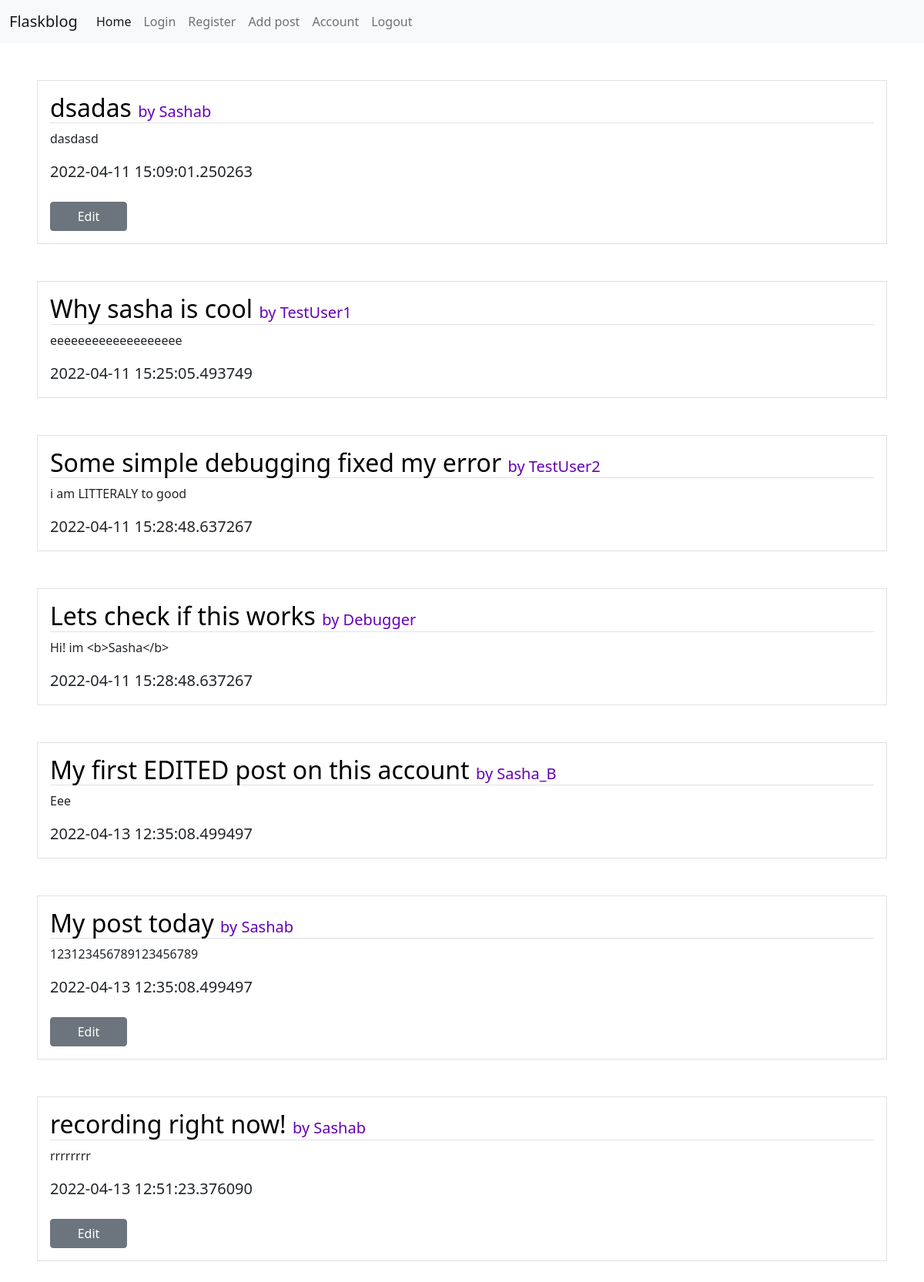
The app's page / (signed in) with its own data.
### flaskblog/models.py (models this page shows)
class Post(db.Model):
    id = db.Column(db.Integer, primary_key=True)
    title = db.Column(db.String(20), nullable=False)
    content = db.Column(db.Text, nullable=False)
    date_posted = db.Column(db.DateTime, default=datetime.utcnow())
    author_id = db.Column(db.Integer, nullable=False)

class User(db.Model):
    id = db.Column(db.Integer, primary_key=True)
    username = db.Column(db.String(20), unique=True, nullable=False)
    email = db.Column(db.String(120), unique=True, nullable=False)
    image_file = db.Column(db.String(100), default='default.jpg')
    password = db.Column(db.String(100000), nullable=False)

### flaskblog/urls.py (the view)
@app.route("/home")
@app.route("/", methods=["GET", "POST"])
def index():
    if "logged_in" in session:
        posts = Post.query.all()
        user = load_user(session["user_id"])
        lg = session["logged_in"]
        authors = []
        for post in posts:
            pa = post.author_id
            author = User.query.filter_by(id=pa).first()
            post_author = author.username
            authors.append(post_author)
        return render_template("index.html", user=user, lg=lg, posts=posts, authors=authors)
    return render_template("index.html", spm="Login to view posts!")

### flaskblog/urls.py (called while the page is built)
def load_user(id):
    user = User.query.filter_by(id=id).first()
    return user

### flaskblog/templates/index.html (shortened to what this page needs)
<!DOCTYPE html>
<html lang="en">
<head>
    <link rel="stylesheet" href="{{ url_for('static', filename='custom.css') }}">
    <link rel="stylesheet" href="{{ url_for('static', filename='index.css') }}">
    <link href="https://cdn.jsdelivr.net/npm/bootstrap@5.1.3/dist/css/bootstrap.min.css" rel="stylesheet">
</head>
<body>
    <nav class="navbar navbar-expand-lg navbar-light bg-light navbar-light">
        <div class="container-fluid">
          <a class="navbar-brand" href="#">Flaskblog</a>
          <div class="collapse navbar-collapse" id="navbarNav">
            <ul class="navbar-nav">
              <li class="nav-item">
                <a class="nav-link active" aria-current="page" href="{{ url_for('index')}}">Home</a>
              </li>
              <li class="nav-item">
                <a class="nav-link" href="{{ url_for('login') }}">Login</a>
              </li>
              <li class="nav-item">
                <a class="nav-link" href="{{ url_for('register')}}">Register</a>
              </li>
              {% if lg == "True" %}
              <li class="nav-item">
                <a class="nav-link" href="{{ url_for('addPost')}}">Add post</a>
              </li>
              <li class="nav-item">
                <a class="nav-link" href="{{ url_for('account')}}">Account</a>
              </li>
              <li class="nav-item">
                <a class="nav-link" href="/logout">Logout</a>
              </li>
              {%else%}
              <li class="nav-item">
                <a class="nav-link disabled">Add post</a>
              </li>
              {% endif %}
            </ul>
          </div>
        </div>
      </nav>
    {% for post in posts %}
    <div class="border p-3 m-5">
    <a class="text-decoration-none text-black" href="/view/{{ post.id }}">
    <h2 class="border-bottom">{{ post.title }} <a class="link-purple" href="/user/{{authors[ post.id-1 ]}} "><tiny class="link-purple">by {{authors[ post.id-1 ]}}</tiny></h2></a>
    <p>{{post.content}}</p>
    <b class="lead">{{ post.date_posted }}</b>
    {% if post.author_id == user.id %}
    <br>
    <br>
    <a href="/editPost/{{ post.id }}" style="width: 100px;" class="btn btn-secondary">Edit</a>
    {%endif%}
    </div>
    {% endfor %}
</body>
</html>

### flaskblog/static/custom.css (style rules this page uses)
.text-black { color: black !important; }

### flaskblog/static/index.css (style rules this page uses)
body { margin: 0; padding: 0; }
.link-purple { text-decoration: none; color: rgb(101, 0, 183); }
tiny { font-size:20px; }

### records on screen
Post: title "dsadas", content "dasdasd", date_posted "2022-04-11 15:09:01.250263", {{ post.id }} 1 (drawn)
User: username "Sashab"
Post: title "Why sasha is cool", content "eeeeeeeeeeeeeeeeeee", date_posted "2022-04-11 15:25:05.493749"
User: username "TestUser1"
Post: title "Some simple debugging fixed my error", content "i am LITTERALY to good", date_posted "2022-04-11 15:28:48.637267"
User: username "TestUser2"
Post: title "Lets check if this works", content "Hi! im <b>Sasha</b>", date_posted "2022-04-11 15:28:48.637267"
User: username "Debugger"
Post: title "My first EDITED post on this account", content "Eee", date_posted "2022-04-13 12:35:08.499497"
User: username "Sasha_B"
Post: title "My post today", content "123123456789123456789", date_posted "2022-04-13 12:35:08.499497"
Post: title "recording right now!", content "rrrrrrrr", date_posted "2022-04-13 12:51:23.376090"
